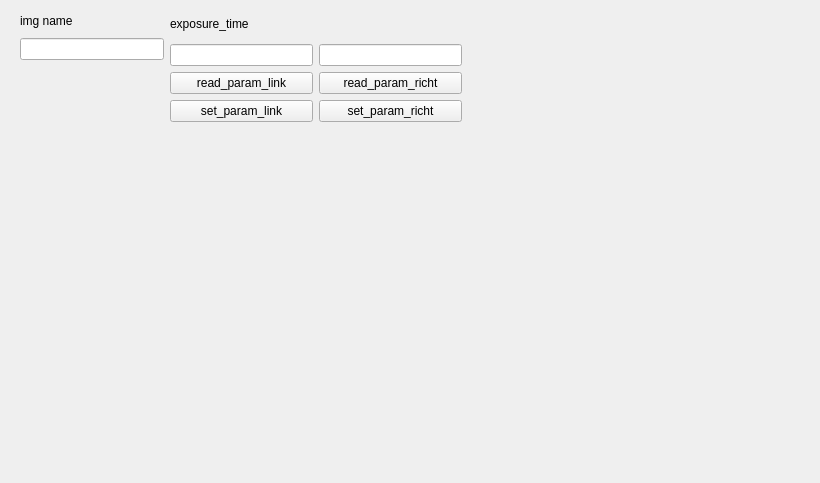
<?xml version="1.0" encoding="UTF-8"?>
<ui version="4.0">
 <class>zwei_construct_win</class>
 <widget class="QWidget" name="zwei_construct_win">
  <property name="geometry">
   <rect>
    <x>0</x>
    <y>0</y>
    <width>820</width>
    <height>483</height>
   </rect>
  </property>
  <property name="windowTitle">
   <string>Form</string>
  </property>
  <widget class="QWidget" name="layoutWidget">
   <property name="geometry">
    <rect>
     <x>170</x>
     <y>10</y>
     <width>292</width>
     <height>112</height>
    </rect>
   </property>
   <layout class="QGridLayout" name="gridLayout">
    <item row="0" column="0">
     <widget class="QLabel" name="exposure_time">
      <property name="text">
       <string>exposure_time</string>
      </property>
     </widget>
    </item>
    <item row="1" column="0">
     <widget class="QLineEdit" name="exposure_time_set"/>
    </item>
    <item row="1" column="1">
     <widget class="QLineEdit" name="exposure_time_set_2"/>
    </item>
    <item row="2" column="0">
     <widget class="QPushButton" name="read_param_link">
      <property name="text">
       <string>read_param_link</string>
      </property>
     </widget>
    </item>
    <item row="2" column="1">
     <widget class="QPushButton" name="read_param_richt">
      <property name="text">
       <string>read_param_richt</string>
      </property>
     </widget>
    </item>
    <item row="3" column="0">
     <widget class="QPushButton" name="set_param_link">
      <property name="text">
       <string>set_param_link</string>
      </property>
     </widget>
    </item>
    <item row="3" column="1">
     <widget class="QPushButton" name="set_param_richt">
      <property name="text">
       <string>set_param_richt</string>
      </property>
     </widget>
    </item>
   </layout>
  </widget>
  <widget class="QWidget" name="layoutWidget_2">
   <property name="geometry">
    <rect>
     <x>20</x>
     <y>10</y>
     <width>144</width>
     <height>50</height>
    </rect>
   </property>
   <layout class="QVBoxLayout" name="verticalLayout">
    <item>
     <widget class="QLabel" name="label_4">
      <property name="text">
       <string>img name</string>
      </property>
     </widget>
    </item>
    <item>
     <widget class="QLineEdit" name="img_name"/>
    </item>
   </layout>
  </widget>
 </widget>
 <resources/>
 <connections/>
</ui>
